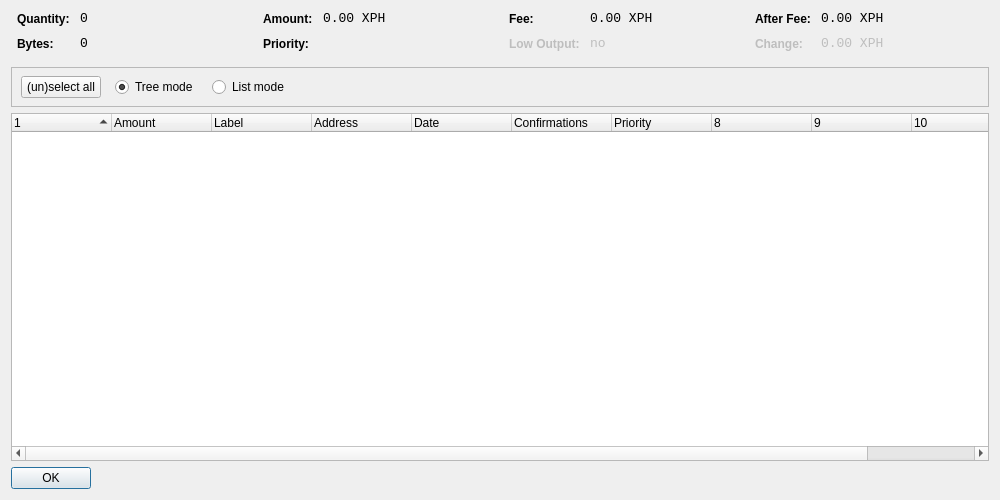
<?xml version="1.0" encoding="UTF-8"?>
<ui version="4.0">
 <class>CoinControlDialog</class>
 <widget class="QDialog" name="CoinControlDialog">
  <property name="geometry">
   <rect>
    <x>0</x>
    <y>0</y>
    <width>1000</width>
    <height>500</height>
   </rect>
  </property>
  <property name="windowTitle">
   <string>Coin Control</string>
  </property>
  <layout class="QVBoxLayout" name="verticalLayout">
   <item>
    <layout class="QHBoxLayout" name="horizontalLayoutTop" stretch="0,0,0,0">
     <property name="topMargin">
      <number>0</number>
     </property>
     <property name="bottomMargin">
      <number>10</number>
     </property>
     <item>
      <layout class="QFormLayout" name="formLayoutCoinControl1">
       <property name="horizontalSpacing">
        <number>10</number>
       </property>
       <property name="verticalSpacing">
        <number>10</number>
       </property>
       <property name="leftMargin">
        <number>6</number>
       </property>
       <property name="rightMargin">
        <number>6</number>
       </property>
       <item row="0" column="0">
        <widget class="QLabel" name="labelCoinControlQuantityText">
         <property name="styleSheet">
          <string notr="true">font-weight:bold;</string>
         </property>
         <property name="text">
          <string>Quantity:</string>
         </property>
        </widget>
       </item>
       <item row="0" column="1">
        <widget class="QLabel" name="labelCoinControlQuantity">
         <property name="font">
          <font>
           <family>Monospace</family>
           <pointsize>10</pointsize>
          </font>
         </property>
         <property name="cursor">
          <cursorShape>IBeamCursor</cursorShape>
         </property>
         <property name="contextMenuPolicy">
          <enum>Qt::ActionsContextMenu</enum>
         </property>
         <property name="text">
          <string notr="true">0</string>
         </property>
         <property name="textInteractionFlags">
          <set>Qt::LinksAccessibleByMouse|Qt::TextSelectableByKeyboard|Qt::TextSelectableByMouse</set>
         </property>
        </widget>
       </item>
       <item row="1" column="0">
        <widget class="QLabel" name="labelCoinControlBytesText">
         <property name="styleSheet">
          <string notr="true">font-weight:bold;</string>
         </property>
         <property name="text">
          <string>Bytes:</string>
         </property>
        </widget>
       </item>
       <item row="1" column="1">
        <widget class="QLabel" name="labelCoinControlBytes">
         <property name="font">
          <font>
           <family>Monospace</family>
           <pointsize>10</pointsize>
          </font>
         </property>
         <property name="cursor">
          <cursorShape>IBeamCursor</cursorShape>
         </property>
         <property name="contextMenuPolicy">
          <enum>Qt::ActionsContextMenu</enum>
         </property>
         <property name="text">
          <string notr="true">0</string>
         </property>
         <property name="textInteractionFlags">
          <set>Qt::LinksAccessibleByMouse|Qt::TextSelectableByKeyboard|Qt::TextSelectableByMouse</set>
         </property>
        </widget>
       </item>
      </layout>
     </item>
     <item>
      <layout class="QFormLayout" name="formLayoutCoinControl2">
       <property name="horizontalSpacing">
        <number>10</number>
       </property>
       <property name="verticalSpacing">
        <number>10</number>
       </property>
       <property name="leftMargin">
        <number>6</number>
       </property>
       <property name="rightMargin">
        <number>6</number>
       </property>
       <item row="0" column="0">
        <widget class="QLabel" name="labelCoinControlAmountText">
         <property name="styleSheet">
          <string notr="true">font-weight:bold;</string>
         </property>
         <property name="text">
          <string>Amount:</string>
         </property>
        </widget>
       </item>
       <item row="0" column="1">
        <widget class="QLabel" name="labelCoinControlAmount">
         <property name="font">
          <font>
           <family>Monospace</family>
           <pointsize>10</pointsize>
          </font>
         </property>
         <property name="cursor">
          <cursorShape>IBeamCursor</cursorShape>
         </property>
         <property name="contextMenuPolicy">
          <enum>Qt::ActionsContextMenu</enum>
         </property>
         <property name="text">
          <string notr="true">0.00 XPH</string>
         </property>
         <property name="textInteractionFlags">
          <set>Qt::LinksAccessibleByMouse|Qt::TextSelectableByKeyboard|Qt::TextSelectableByMouse</set>
         </property>
        </widget>
       </item>
       <item row="1" column="0">
        <widget class="QLabel" name="labelCoinControlPriorityText">
         <property name="styleSheet">
          <string notr="true">font-weight:bold;</string>
         </property>
         <property name="text">
          <string>Priority:</string>
         </property>
        </widget>
       </item>
       <item row="1" column="1">
        <widget class="QLabel" name="labelCoinControlPriority">
         <property name="font">
          <font>
           <family>Monospace</family>
           <pointsize>10</pointsize>
          </font>
         </property>
         <property name="cursor">
          <cursorShape>IBeamCursor</cursorShape>
         </property>
         <property name="contextMenuPolicy">
          <enum>Qt::ActionsContextMenu</enum>
         </property>
         <property name="text">
          <string/>
         </property>
         <property name="textInteractionFlags">
          <set>Qt::LinksAccessibleByMouse|Qt::TextSelectableByKeyboard|Qt::TextSelectableByMouse</set>
         </property>
        </widget>
       </item>
      </layout>
     </item>
     <item>
      <layout class="QFormLayout" name="formLayoutCoinControl3">
       <property name="horizontalSpacing">
        <number>10</number>
       </property>
       <property name="verticalSpacing">
        <number>10</number>
       </property>
       <property name="leftMargin">
        <number>6</number>
       </property>
       <property name="rightMargin">
        <number>6</number>
       </property>
       <item row="0" column="0">
        <widget class="QLabel" name="labelCoinControlFeeText">
         <property name="styleSheet">
          <string notr="true">font-weight:bold;</string>
         </property>
         <property name="text">
          <string>Fee:</string>
         </property>
        </widget>
       </item>
       <item row="0" column="1">
        <widget class="QLabel" name="labelCoinControlFee">
         <property name="font">
          <font>
           <family>Monospace</family>
           <pointsize>10</pointsize>
          </font>
         </property>
         <property name="cursor">
          <cursorShape>IBeamCursor</cursorShape>
         </property>
         <property name="contextMenuPolicy">
          <enum>Qt::ActionsContextMenu</enum>
         </property>
         <property name="text">
          <string notr="true">0.00 XPH</string>
         </property>
         <property name="textInteractionFlags">
          <set>Qt::LinksAccessibleByMouse|Qt::TextSelectableByKeyboard|Qt::TextSelectableByMouse</set>
         </property>
        </widget>
       </item>
       <item row="1" column="0">
        <widget class="QLabel" name="labelCoinControlLowOutputText">
         <property name="enabled">
          <bool>false</bool>
         </property>
         <property name="styleSheet">
          <string notr="true">font-weight:bold;</string>
         </property>
         <property name="text">
          <string>Low Output:</string>
         </property>
        </widget>
       </item>
       <item row="1" column="1">
        <widget class="QLabel" name="labelCoinControlLowOutput">
         <property name="enabled">
          <bool>false</bool>
         </property>
         <property name="font">
          <font>
           <family>Monospace</family>
           <pointsize>10</pointsize>
          </font>
         </property>
         <property name="cursor">
          <cursorShape>IBeamCursor</cursorShape>
         </property>
         <property name="contextMenuPolicy">
          <enum>Qt::ActionsContextMenu</enum>
         </property>
         <property name="text">
          <string notr="true">no</string>
         </property>
         <property name="textInteractionFlags">
          <set>Qt::LinksAccessibleByMouse|Qt::TextSelectableByKeyboard|Qt::TextSelectableByMouse</set>
         </property>
        </widget>
       </item>
      </layout>
     </item>
     <item>
      <layout class="QFormLayout" name="formLayoutCoinControl4">
       <property name="horizontalSpacing">
        <number>10</number>
       </property>
       <property name="verticalSpacing">
        <number>10</number>
       </property>
       <property name="leftMargin">
        <number>6</number>
       </property>
       <property name="rightMargin">
        <number>6</number>
       </property>
       <item row="0" column="0">
        <widget class="QLabel" name="labelCoinControlAfterFeeText">
         <property name="styleSheet">
          <string notr="true">font-weight:bold;</string>
         </property>
         <property name="text">
          <string>After Fee:</string>
         </property>
        </widget>
       </item>
       <item row="0" column="1">
        <widget class="QLabel" name="labelCoinControlAfterFee">
         <property name="font">
          <font>
           <family>Monospace</family>
           <pointsize>10</pointsize>
          </font>
         </property>
         <property name="cursor">
          <cursorShape>IBeamCursor</cursorShape>
         </property>
         <property name="contextMenuPolicy">
          <enum>Qt::ActionsContextMenu</enum>
         </property>
         <property name="text">
          <string notr="true">0.00 XPH</string>
         </property>
         <property name="textInteractionFlags">
          <set>Qt::LinksAccessibleByMouse|Qt::TextSelectableByKeyboard|Qt::TextSelectableByMouse</set>
         </property>
        </widget>
       </item>
       <item row="1" column="0">
        <widget class="QLabel" name="labelCoinControlChangeText">
         <property name="enabled">
          <bool>false</bool>
         </property>
         <property name="styleSheet">
          <string notr="true">font-weight:bold;</string>
         </property>
         <property name="text">
          <string>Change:</string>
         </property>
        </widget>
       </item>
       <item row="1" column="1">
        <widget class="QLabel" name="labelCoinControlChange">
         <property name="enabled">
          <bool>false</bool>
         </property>
         <property name="font">
          <font>
           <family>Monospace</family>
           <pointsize>10</pointsize>
          </font>
         </property>
         <property name="cursor">
          <cursorShape>IBeamCursor</cursorShape>
         </property>
         <property name="contextMenuPolicy">
          <enum>Qt::ActionsContextMenu</enum>
         </property>
         <property name="text">
          <string notr="true">0.00 XPH</string>
         </property>
         <property name="textInteractionFlags">
          <set>Qt::LinksAccessibleByMouse|Qt::TextSelectableByKeyboard|Qt::TextSelectableByMouse</set>
         </property>
        </widget>
       </item>
      </layout>
     </item>
    </layout>
   </item>
   <item>
    <widget class="QFrame" name="frame">
     <property name="minimumSize">
      <size>
       <width>0</width>
       <height>40</height>
      </size>
     </property>
     <property name="frameShape">
      <enum>QFrame::StyledPanel</enum>
     </property>
     <property name="frameShadow">
      <enum>QFrame::Sunken</enum>
     </property>
     <widget class="QWidget" name="horizontalLayoutWidget">
      <property name="geometry">
       <rect>
        <x>10</x>
        <y>0</y>
        <width>781</width>
        <height>41</height>
       </rect>
      </property>
      <layout class="QHBoxLayout" name="horizontalLayoutPanel" stretch="0,0,0,0,0">
       <property name="spacing">
        <number>14</number>
       </property>
       <item>
        <widget class="QPushButton" name="pushButtonSelectAll">
         <property name="sizePolicy">
          <sizepolicy hsizetype="Maximum" vsizetype="Fixed">
           <horstretch>0</horstretch>
           <verstretch>0</verstretch>
          </sizepolicy>
         </property>
         <property name="text">
          <string>(un)select all</string>
         </property>
        </widget>
       </item>
       <item>
        <widget class="QRadioButton" name="radioTreeMode">
         <property name="sizePolicy">
          <sizepolicy hsizetype="Maximum" vsizetype="Fixed">
           <horstretch>0</horstretch>
           <verstretch>0</verstretch>
          </sizepolicy>
         </property>
         <property name="text">
          <string>Tree mode</string>
         </property>
         <property name="checked">
          <bool>true</bool>
         </property>
        </widget>
       </item>
       <item>
        <widget class="QRadioButton" name="radioListMode">
         <property name="sizePolicy">
          <sizepolicy hsizetype="Maximum" vsizetype="Fixed">
           <horstretch>0</horstretch>
           <verstretch>0</verstretch>
          </sizepolicy>
         </property>
         <property name="text">
          <string>List mode</string>
         </property>
        </widget>
       </item>
       <item>
        <spacer name="horizontalSpacer">
         <property name="orientation">
          <enum>Qt::Horizontal</enum>
         </property>
         <property name="sizeHint" stdset="0">
          <size>
           <width>40</width>
           <height>20</height>
          </size>
         </property>
        </spacer>
       </item>
      </layout>
     </widget>
    </widget>
   </item>
   <item>
    <widget class="CoinControlTreeWidget" name="treeWidget">
     <property name="contextMenuPolicy">
      <enum>Qt::CustomContextMenu</enum>
     </property>
     <property name="sortingEnabled">
      <bool>false</bool>
     </property>
     <property name="columnCount">
      <number>11</number>
     </property>
     <attribute name="headerShowSortIndicator" stdset="0">
      <bool>true</bool>
     </attribute>
     <attribute name="headerStretchLastSection">
      <bool>false</bool>
     </attribute>
     <column>
      <property name="text">
       <string/>
      </property>
     </column>
     <column>
      <property name="text">
       <string>Amount</string>
      </property>
     </column>
     <column>
      <property name="text">
       <string>Label</string>
      </property>
     </column>
     <column>
      <property name="text">
       <string>Address</string>
      </property>
     </column>
     <column>
      <property name="text">
       <string>Date</string>
      </property>
     </column>
     <column>
      <property name="text">
       <string>Confirmations</string>
      </property>
      <property name="toolTip">
       <string>Confirmed</string>
      </property>
     </column>
     <column>
      <property name="text">
       <string>Priority</string>
      </property>
     </column>
     <column>
      <property name="text">
       <string/>
      </property>
     </column>
     <column>
      <property name="text">
       <string/>
      </property>
     </column>
     <column>
      <property name="text">
       <string/>
      </property>
     </column>
     <column>
      <property name="text">
       <string/>
      </property>
     </column>
    </widget>
   </item>
   <item>
    <widget class="QDialogButtonBox" name="buttonBox">
     <property name="sizePolicy">
      <sizepolicy hsizetype="Maximum" vsizetype="Fixed">
       <horstretch>0</horstretch>
       <verstretch>0</verstretch>
      </sizepolicy>
     </property>
     <property name="orientation">
      <enum>Qt::Horizontal</enum>
     </property>
     <property name="standardButtons">
      <set>QDialogButtonBox::Ok</set>
     </property>
    </widget>
   </item>
  </layout>
 </widget>
 <customwidgets>
  <customwidget>
   <class>CoinControlTreeWidget</class>
   <extends>QTreeWidget</extends>
   <header>coincontroltreewidget.h</header>
  </customwidget>
 </customwidgets>
 <resources/>
 <connections/>
</ui>
